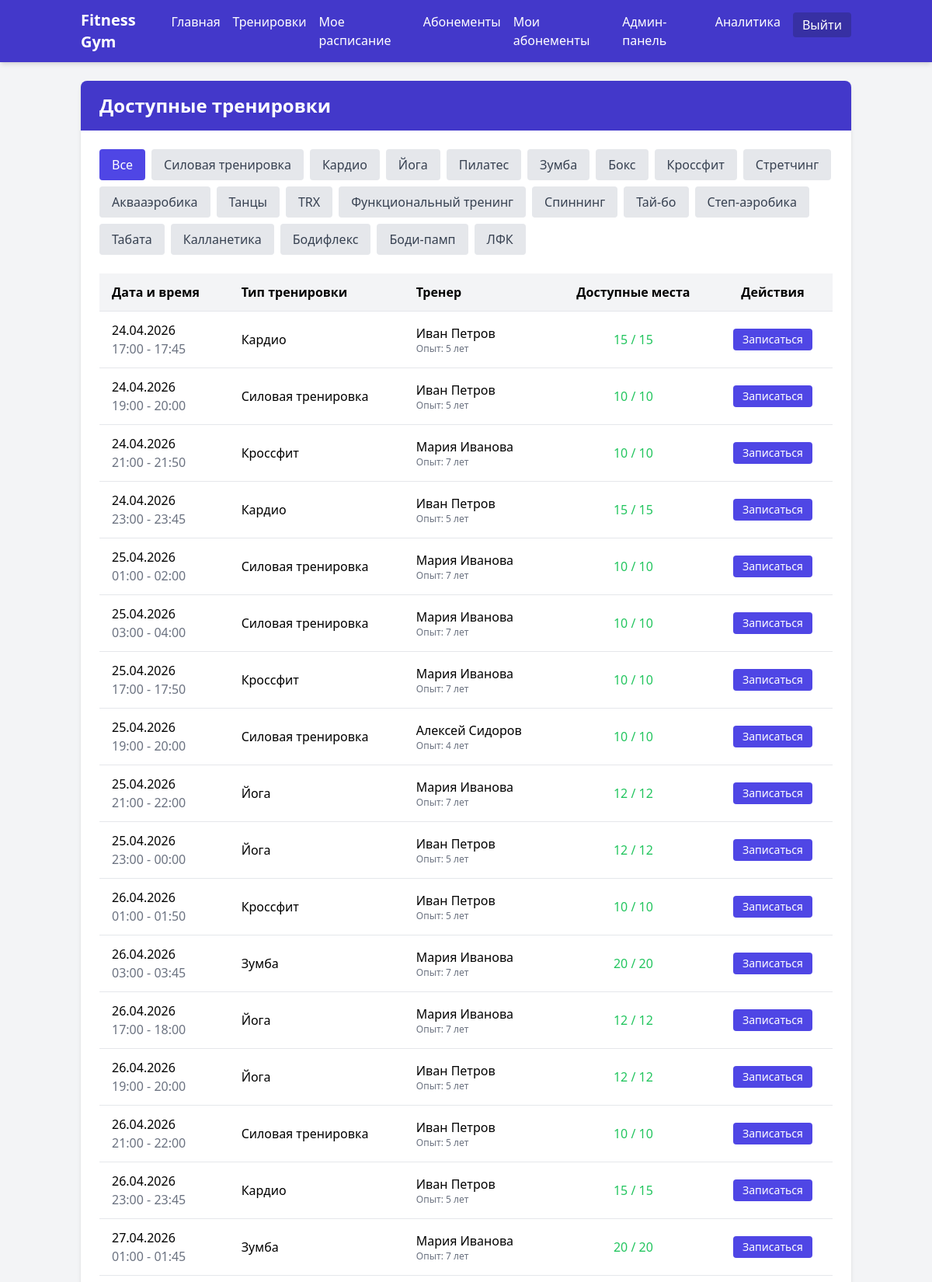
The app's page /user/workouts (signed in, upper part) with its own data.
### models/models.py (models this page shows, shortened)
class WorkoutType(db.Model):
    __tablename__ = 'workout_types'
    id = db.Column(db.Integer, primary_key=True)
    name = db.Column(db.String(100), nullable=False, unique=True)
    description = db.Column(db.Text)
    workouts = db.relationship('Workout', backref='workout_type', lazy=True)

class Workout(db.Model):
    __tablename__ = 'workouts'
    id = db.Column(db.Integer, primary_key=True)
    trainer_id = db.Column(db.Integer, db.ForeignKey('trainers.id'), nullable=False)
    workout_type_id = db.Column(db.Integer, db.ForeignKey('workout_types.id'), nullable=False)
    start_time = db.Column(db.DateTime, nullable=False)
    end_time = db.Column(db.DateTime, nullable=False)
    max_participants = db.Column(db.Integer, default=10)
    description = db.Column(db.Text)
    bookings = db.relationship('Booking', backref='workout', lazy=True, cascade="all, delete-orphan")
    @property
    def available_spots(self):
        return self.max_participants - len(self.bookings)
    @property
    def is_full(self):
        return self.available_spots <= 0

class Trainer(db.Model):
    __tablename__ = 'trainers'
    id = db.Column(db.Integer, primary_key=True)
    first_name = db.Column(db.String(50), nullable=False)
    last_name = db.Column(db.String(50), nullable=False)
    experience_years = db.Column(db.Integer, default=0)
    specialization = db.Column(db.String(100), nullable=False)
    profile = db.Column(db.Text)
    workouts = db.relationship('Workout', backref='trainer', lazy=True, cascade="all, delete-orphan")

### controllers/user.py (the view)
@user_bp.route('/workouts')
@login_required
def workouts():
    workout_type_id = request.args.get('type', type=int)
    base_query = Workout.query.filter(Workout.start_time >= datetime.now())
    if workout_type_id:
        base_query = base_query.filter(Workout.workout_type_id == workout_type_id)
    workouts = base_query.order_by(Workout.start_time).all()
    workout_types = WorkoutType.query.all()
    return render_template('user/workouts.html',
                         title='Доступные тренировки',
                         workouts=workouts,
                         workout_types=workout_types,
                         selected_type=workout_type_id)

### templates/user/workouts.html (shortened to what this page needs)
{% extends 'base.html' %}
{% block content %}
    <div class="bg-white rounded-lg shadow-md overflow-hidden">
        <div class="bg-indigo-700 text-white py-4 px-6">
            <h2 class="text-2xl font-bold">Доступные тренировки</h2>
        </div>
        <div class="p-6">
            <div class="mb-6">
                <div class="flex flex-wrap gap-2">
                    <a href="{{ url_for('user.workouts') }}" class="px-4 py-2 rounded {% if not selected_type %}bg-indigo-600 text-white{% else %}bg-gray-200 text-gray-700{% endif %}">
                        Все
                    </a>
                    {% for workout_type in workout_types %}
                        <a href="{{ url_for('user.workouts', type=workout_type.id) }}"
                           class="px-4 py-2 rounded {% if selected_type == workout_type.id %}bg-indigo-600 text-white{% else %}bg-gray-200 text-gray-700{% endif %}">
                            {{ workout_type.name }}
                        </a>
                    {% endfor %}
                </div>
            </div>
            <div class="overflow-x-auto">
                <table class="min-w-full">
                    <thead class="bg-gray-100">
                        <tr>
                            <th class="py-3 px-4 text-left">Дата и время</th>
                            <th class="py-3 px-4 text-left">Тип тренировки</th>
                            <th class="py-3 px-4 text-left">Тренер</th>
                            <th class="py-3 px-4 text-center">Доступные места</th>
                            <th class="py-3 px-4 text-center">Действия</th>
                        </tr>
                    </thead>
                    <tbody>
                        {% for workout in workouts %}
                            <tr class="border-t hover:bg-gray-50">
                                <td class="py-3 px-4">
                                    {{ workout.start_time.strftime('%d.%m.%Y') }}<br>
                                    <span class="text-gray-500">{{ workout.start_time.strftime('%H:%M') }} - {{ workout.end_time.strftime('%H:%M') }}</span>
                                </td>
                                <td class="py-3 px-4">{{ workout.workout_type.name }}</td>
                                <td class="py-3 px-4">
                                    {{ workout.trainer.first_name }} {{ workout.trainer.last_name }}
                                    <span class="text-gray-500 text-xs block">Опыт: {{ workout.trainer.experience_years }} лет</span>
                                </td>
                                <td class="py-3 px-4 text-center">
                                    <span class="{% if workout.is_full %}text-red-500{% elif workout.available_spots <= 3 %}text-yellow-500{% else %}text-green-500{% endif %}">
                                        {{ workout.available_spots }} / {{ workout.max_participants }}
                                    </span>
                                </td>
                                <td class="py-3 px-4 text-center">
                                    {% if not workout.is_full %}
                                        <a href="{{ url_for('user.book_workout', workout_id=workout.id) }}"
                                           class="inline-block bg-indigo-600 hover:bg-indigo-700 text-white px-3 py-1 rounded text-sm">
                                            Записаться
                                        </a>
                                    {% else %}
                                        <span class="text-red-500 text-sm">Нет мест</span>
                                    {% endif %}
                                </td>
                            </tr>
                        {% else %}
                            <tr>
                                <td colspan="5" class="py-4 px-4 text-center text-gray-500">Нет доступных тренировок</td>
                            </tr>
                        {% endfor %}
                    </tbody>
                </table>
            </div>
        </div>
    </div>
{% endblock %}

### records on screen
WorkoutType: name "Силовая тренировка"
WorkoutType: name "Кардио"
WorkoutType: name "Йога"
WorkoutType: name "Пилатес"
WorkoutType: name "Зумба"
WorkoutType: name "Бокс"
WorkoutType: name "Кроссфит"
WorkoutType: name "Стретчинг"
WorkoutType: name "Аквааэробика"
WorkoutType: name "Танцы"
WorkoutType: name "TRX"
WorkoutType: name "Функциональный тренинг"
WorkoutType: name "Спиннинг"
WorkoutType: name "Тай-бо"
WorkoutType: name "Степ-аэробика"
WorkoutType: name "Табата"
WorkoutType: name "Калланетика"
WorkoutType: name "Бодифлекс"
WorkoutType: name "Боди-памп"
WorkoutType: name "ЛФК"
Workout: start_time "24.04.2026", start_time "17:00", end_time "17:45", workout_type.name "Кардио", trainer.first_name "Иван", trainer.last_name "Петров", trainer.experience_years "5", available_spots "15", max_participants "15"
Workout: start_time "24.04.2026", start_time "19:00", end_time "20:00", workout_type.name "Силовая тренировка", trainer.first_name "Иван", trainer.last_name "Петров", trainer.experience_years "5", available_spots "10", max_participants "10"
Workout: start_time "24.04.2026", start_time "21:00", end_time "21:50", workout_type.name "Кроссфит", trainer.first_name "Мария", trainer.last_name "Иванова", trainer.experience_years "7", available_spots "10", max_participants "10"
Workout: start_time "24.04.2026", start_time "23:00", end_time "23:45", workout_type.name "Кардио", trainer.first_name "Иван", trainer.last_name "Петров", trainer.experience_years "5", available_spots "15", max_participants "15"
Workout: start_time "25.04.2026", start_time "01:00", end_time "02:00", workout_type.name "Силовая тренировка", trainer.first_name "Мария", trainer.last_name "Иванова", trainer.experience_years "7", available_spots "10", max_participants "10"
Workout: start_time "25.04.2026", start_time "03:00", end_time "04:00", workout_type.name "Силовая тренировка", trainer.first_name "Мария", trainer.last_name "Иванова", trainer.experience_years "7", available_spots "10", max_participants "10"
Workout: start_time "25.04.2026", start_time "17:00", end_time "17:50", workout_type.name "Кроссфит", trainer.first_name "Мария", trainer.last_name "Иванова", trainer.experience_years "7", available_spots "10", max_participants "10"
Workout: start_time "25.04.2026", start_time "19:00", end_time "20:00", workout_type.name "Силовая тренировка", trainer.first_name "Алексей", trainer.last_name "Сидоров", trainer.experience_years "4", available_spots "10", max_participants "10"
Workout: start_time "25.04.2026", start_time "21:00", end_time "22:00", workout_type.name "Йога", trainer.first_name "Мария", trainer.last_name "Иванова", trainer.experience_years "7", available_spots "12", max_participants "12"
Workout: start_time "25.04.2026", start_time "23:00", end_time "00:00", workout_type.name "Йога", trainer.first_name "Иван", trainer.last_name "Петров", trainer.experience_years "5", available_spots "12", max_participants "12"
Workout: start_time "26.04.2026", start_time "01:00", end_time "01:50", workout_type.name "Кроссфит", trainer.first_name "Иван", trainer.last_name "Петров", trainer.experience_years "5", available_spots "10", max_participants "10"
Workout: start_time "26.04.2026", start_time "03:00", end_time "03:45", workout_type.name "Зумба", trainer.first_name "Мария", trainer.last_name "Иванова", trainer.experience_years "7", available_spots "20", max_participants "20"
Workout: start_time "26.04.2026", start_time "17:00", end_time "18:00", workout_type.name "Йога", trainer.first_name "Мария", trainer.last_name "Иванова", trainer.experience_years "7", available_spots "12", max_participants "12"
Workout: start_time "26.04.2026", start_time "19:00", end_time "20:00", workout_type.name "Йога", trainer.first_name "Иван", trainer.last_name "Петров", trainer.experience_years "5", available_spots "12", max_participants "12"
Workout: start_time "26.04.2026", start_time "21:00", end_time "22:00", workout_type.name "Силовая тренировка", trainer.first_name "Иван", trainer.last_name "Петров", trainer.experience_years "5", available_spots "10", max_participants "10"
Workout: start_time "26.04.2026", start_time "23:00", end_time "23:45", workout_type.name "Кардио", trainer.first_name "Иван", trainer.last_name "Петров", trainer.experience_years "5", available_spots "15", max_participants "15"
Workout: start_time "27.04.2026", start_time "01:00", end_time "01:45", workout_type.name "Зумба", trainer.first_name "Мария", trainer.last_name "Иванова", trainer.experience_years "7", available_spots "20", max_participants "20"
